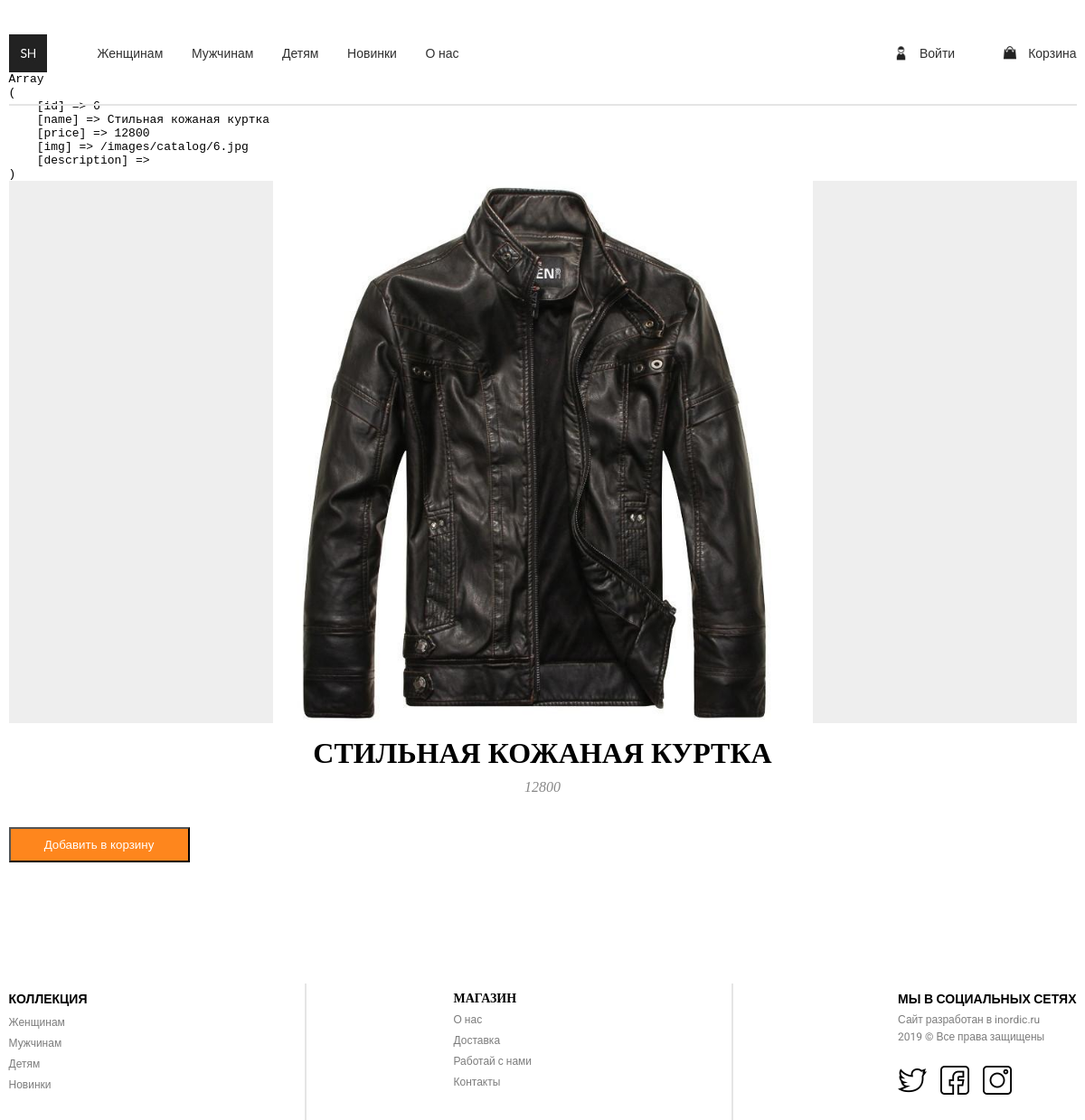
/product.php?id=6, run on the app's committed database.
### tables this page shows
CREATE TABLE IF NOT EXISTS `products` (
  `id` int(11) NOT NULL AUTO_INCREMENT,
  `name` varchar(100) NOT NULL,
  `price` float NOT NULL,
  `img` varchar(255) NOT NULL,
  `description` text NOT NULL,
  PRIMARY KEY (`id`)
);

### product.php (the view, shortened to what this page needs)
<?php
    include('parts/header.php');
    $template = [
        'img'=> '',
        'name'=> '',
        'price'=> '',
        'description'=> ''
    ];
    if( !empty( $_GET['id'])){
       $sqli_product = "SELECT * FROM products WHERE id = {$_GET['id']}";
       $result_product = mysqli_query($link, $sqli_product);
       $template = mysqli_fetch_assoc($result_product);
    }else{
        header('Location: /catalog.php');
    }
?>
<div class="product">
    <div class="product-photo" style="background-image:url(<?=$template['img']?>)"></div>
    <h1 class="product-h1"><?=$template['name']?></h1>
    <div class="product-price"><?=$template['price']?></div>
    <button class="product-add-to-card" data-product-id="<?=$template['id']?>">Добавить в корзину</button>
</div>
 <?php
    include('parts/footer.php');
 ?>

### styles/style.css (style rules this page uses)
* { margin: 0; padding: 0; }

### styles/product.css (style rules this page uses)
.product-photo { height: 600px; background-color: #eeeeee; background-size: contain; background-position: center center; background-repeat: no-repeat; }
.product-h1 { text-align: center; margin-top: 15px; text-transform: uppercase; }
.product-price { margin-top: 10px; text-align: center; color: #888888; font-style: italic; }
.product-add-to-card { width: 200px; padding: 10px; text-align: center; color: #ffffff; background-color: #fe861d; margin: 20px auto; cursor: pointer; }

### data on the page
products: img (picture), name "СТИЛЬНАЯ КОЖАНАЯ КУРТКА", price "12800"
